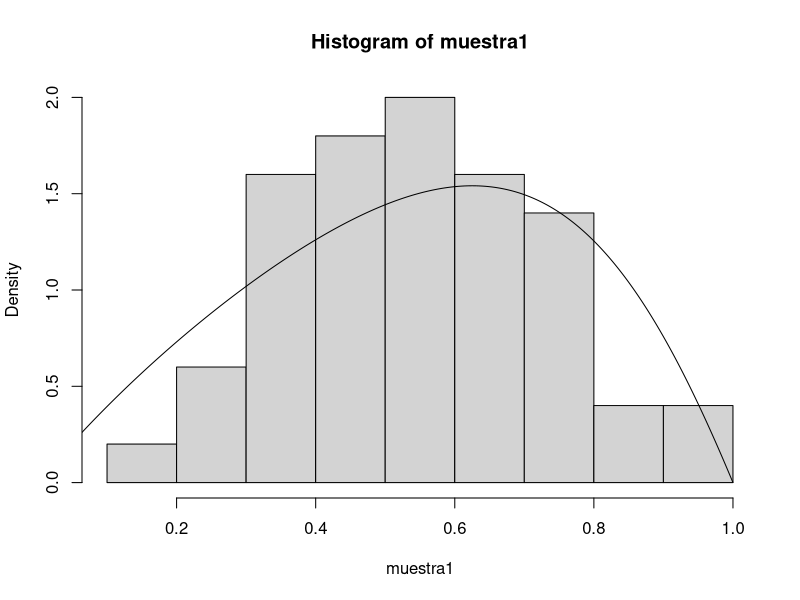
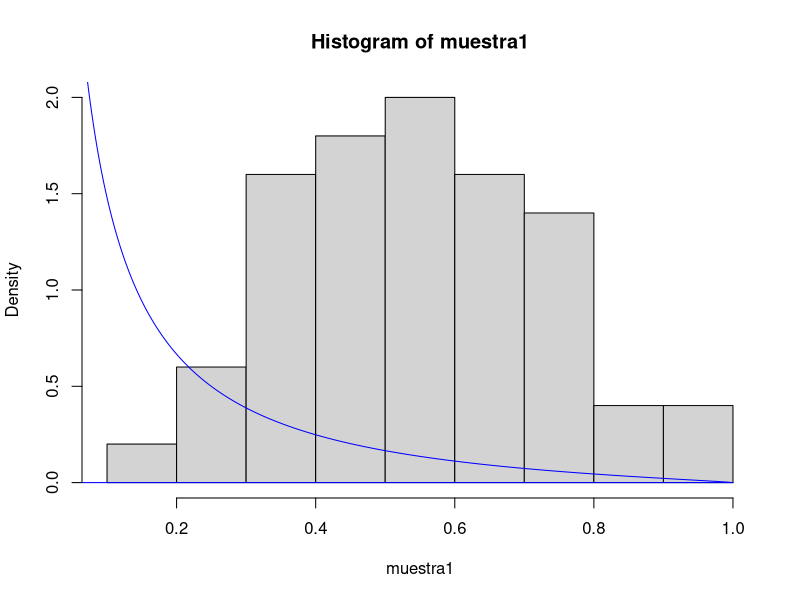

The R source for these figures, in order: (Note: this script raises an error after producing the figures.)
# SIMULACIÓN
library(VGAM)


valores = seq(0.0001,1,0.0001)

m = function(x,a,b){
  return( 6 * dkumar(x,a,b) * pkumar(x,a,b)  * (1- pkumar(x,a,b) ) )
}

M = function(x,a,b){
  return( 3 * pkumar(x,a,b)^2 - 2 * pkumar(x,a,b)^3 )
}


# definir forma de la densidad

f3 = function(x,q,alpha,a,b){
  
  t1 = - alpha * M(x,a,b)^(alpha - 1) * m(x,a,b) * (1-inverse_logit(q))
  t2 = log(inverse_logit(q)) * ( 1 - (1-inverse_logit(q))*M(x,a,b)^(alpha) )
  return(t1/t2)
}

# definir la acumulada

acum = function(x, q,alpha,a,b){
  t1 = log(1 - (1-q)*M(x,a,b)^(alpha) )
  t2 = log(q)
  return(t1/t2)
}


acum3 = function(x, q,alpha,a,b){
  t1 = log(1 - (1- inverse_logit(q)  )*M(x,a,b)^(alpha) )
  t2 = log(inverse_logit(q))
  return(t1/t2)
}

# funcion cuantil


quantile_l = function(u,q,alpha,a,b){
  c = ( (1-q^u)/(1-q) )^(1/alpha)
  z = 0.5 - sin( asin(1-2*c)/3  )
  
  valor = ( 1 - (1-z)^(1/b)  )^(1/a)
  return(valor)
}

# logits

logit_transform <- function(lambda) {
  if (lambda <= 0 || lambda >= 1) {
    stop("Lambda must be between 0 and 1.")
  }
  return(log(lambda / (1 - lambda)))  
}


inverse_logit <- function(logit_lambda) {
  return(1 / (1 + exp(-logit_lambda)))  
}






###----- definir funciones -----###



log_like = function(parametros, data) {
  q <- parametros[1]
  alpha <- parametros[2]
  a <- parametros[3]
  b <- parametros[4]
  
  -sum(log(f3(data, q, alpha, a, b)))
}





## prueba

f = function(x,q,alpha,a,b){
  t1 = - alpha * M(x,a,b)^(alpha - 1) * m(x,a,b) * (1-q)
  t2 = log(q) * ( 1 - (1-q)*M(x,a,b)^(alpha) )
  return(t1/t2)
}


log_like2 <- function(parametros, data) {
  q <- parametros[1]
  alpha <- parametros[2]
  a <- parametros[3]
  b <- parametros[4]
  
  -sum(log(f1(data, q, alpha, a, b)))
}


f1 = function(x,q,alpha,a,b){
  
  t1 = - exp(alpha) * M(x,a,b)^(exp(alpha) - 1) * m(x,a,b) * (1-inverse_logit(q))
  t2 = log(inverse_logit(q)) * ( 1 - (1-inverse_logit(q))*M(x,a,b)^( exp(alpha)) )
  return(t1/t2)
}




muestra1 = quantile_l(runif(50),0.5,1,1,1)
hist(muestra1, freq = F)
points(valores,f(valores, 0.5,1,1,1), type = "l")


initial_params <- c(inverse_logit(0.2), 0.85, 0.85, 0.85) 
result <- optim(par = initial_params, fn = log_like2, data = muestra1)
c(inverse_logit(result$par[1]), exp(result$par[2]), result$par[3],result$par[4] )
inverse_logit(result$par[1])
exp(result$par[2])

hist(muestra1, freq = F)
points(valores,f3(valores, result$par[1] , result$par[2], result$par[3],result$par[4] ), type = "l", col = "blue")
points(valores,f1(valores, inverse_logit(result$par[1]), exp(result$par[2]), result$par[3],result$par[4] ), type = "l", col = "blue")

c(inverse_logit(result$par[1]), exp(result$par[2]), result$par[3],result$par[4] )

log_like(c(inverse_logit(result$par[1]), exp(result$par[2]), result$par[3],result$par[4] ),muestra1)

hist(data$FIRMCOST, freq = F, breaks = 20)
result <- optim(par = c(5, 1.54, 0.5, 0.5) , fn = log_like, data = data$FIRMCOST)
result$par
points(valores,f3(valores, inverse_logit(result$par[1]),result$par[2], result$par[3],result$par[4] ), type = "l", col = "blue")
log_like(c(inverse_logit(result$par[1]),result$par[2], result$par[3],result$par[4] ), data$FIRMCOST) 
ks.test(
  data$FIRMCOST, 
  function(x) acum3(data$FIRMCOST, inverse_logit(result$par[1]),result$par[2], result$par[3],result$par[4] )
)



# Escenario 1



# 0.5,1,1,1



# n = 50 ------------------------------------------------------------------





set.seed(50)

N = 10000

matrix_sim11 = matrix(NA_real_,N,4 )

for(i in 1:N){
  
  muestra = quantile_l( runif(50),  0.5,1,1,1) 
  initial_params <- c(inverse_logit(-0.2),0.5,0.5,0.5) 
  estimados <- optim(par = initial_params, fn = log_like, data = muestra)
  
  matrix_sim11[i,1] = inverse_logit(estimados$par[1])
  matrix_sim11[i,2] = estimados$par[2]
  matrix_sim11[i,3] = estimados$par[3]
  matrix_sim11[i,4] = estimados$par[4]
  
  
}



colMeans(matrix_sim11)

colMeans(matrix_sim11) - c(0.5,1,1,1)

sqrt(c(mean( (matrix_sim11[,1]  - 0.5 )^2 ),
  mean( (matrix_sim11[,2]  - 1 )^2 ),
  mean( (matrix_sim11[,3]  - 1 )^2 ),
  mean( (matrix_sim11[,4]  - 1 )^2 )))




# n = 100 ------------------------------------------------------------------





set.seed(100)

N = 10000

matrix_sim21 = matrix(NA_real_,N,4 )

for(i in 1:N){
  
  muestra = quantile_l( runif(100), 0.5,1,1,1) 
  initial_params <- c(inverse_logit(-0.2),0.5,0.5,0.5) 
  estimados <- optim(par = initial_params, fn = log_like, data = muestra)
  
  matrix_sim21[i,1] = inverse_logit(estimados$par[1])
  matrix_sim21[i,2] = estimados$par[2]
  matrix_sim21[i,3] = estimados$par[3]
  matrix_sim21[i,4] = estimados$par[4]
  
  
}


colMeans(matrix_sim21)

colMeans(matrix_sim21) - c(0.5,1,1,1)

sqrt(c(mean( (matrix_sim21[,1]  - 0.5 )^2 ),
  mean( (matrix_sim21[,2]  - 1 )^2 ),
  mean( (matrix_sim21[,3]  - 1 )^2 ),
  mean( (matrix_sim21[,4]  - 1 )^2 )))


# n = 200 ------------------------------------------------------------------





set.seed(200)

N = 10000

matrix_sim31 = matrix(NA_real_,N,4 )

for(i in 1:N){
  
  muestra = quantile_l( runif(200), 0.5,1,1,1) 
  initial_params <- c(inverse_logit(-0.2),0.5,0.5,0.5) 
  estimados <- optim(par = initial_params, fn = log_like, data = muestra)
  
  matrix_sim31[i,1] = inverse_logit(estimados$par[1])
  matrix_sim31[i,2] = estimados$par[2]
  matrix_sim31[i,3] = estimados$par[3]
  matrix_sim31[i,4] = estimados$par[4]
  
  
}


colMeans(matrix_sim31)

colMeans(matrix_sim31) - c(0.5,1,1,1)

sqrt(c(mean( (matrix_sim31[,1]  - 0.5 )^2 ),
  mean( (matrix_sim31[,2]  - 1 )^2 ),
  mean( (matrix_sim31[,3]  - 1 )^2 ),
  mean( (matrix_sim31[,4]  - 1 )^2 )))












# n = 500 ------------------------------------------------------------------





set.seed(500)

N = 10000

matrix_sim41 = matrix(NA_real_,N,4 )

for(i in 1:N){
  
  muestra = quantile_l( runif(500), 0.5,1,1,1) 
  initial_params <- c(inverse_logit(-0.2),0.5,0.5,0.5)
  estimados <- optim(par = initial_params, fn = log_like, data = muestra)
  
  matrix_sim41[i,1] = inverse_logit(estimados$par[1])
  matrix_sim41[i,2] = estimados$par[2]
  matrix_sim41[i,3] = estimados$par[3]
  matrix_sim41[i,4] = estimados$par[4]
  
  
}



colMeans(matrix_sim41)

colMeans(matrix_sim41) - c(0.5,1,1,1)

sqrt(c(mean( (matrix_sim41[,1]  - 0.5 )^2 ),
  mean( (matrix_sim41[,2]  - 1 )^2 ),
  mean( (matrix_sim41[,3]  - 1 )^2 ),
  mean( (matrix_sim41[,4]  - 1 )^2 )))







# Escenario 2



# 0.1, 2,  1.5, 2



# n = 50  - 2 -------------------------------------------------------------


set.seed(502)

N = 10000

matrix_sim12 = matrix(NA_real_,N,4 )

for(i in 1:N){
  
  muestra = quantile_l( runif(50), 0.1, 2,  1.5, 2) 
  initial_params <- c(inverse_logit(-2.8), 1, 0.5, 1.5) 
  estimados <- optim(par = initial_params, fn = log_like, data = muestra)
  
  matrix_sim12[i,1] = inverse_logit(estimados$par[1])
  matrix_sim12[i,2] = estimados$par[2]
  matrix_sim12[i,3] = estimados$par[3]
  matrix_sim12[i,4] = estimados$par[4]
  
  
}




colMeans(matrix_sim12)

colMeans(matrix_sim12) - c(0.1, 2,  1.5, 2)

sqrt(c(mean( (matrix_sim12[,1]  - 0.1 )^2 ),
  mean( (matrix_sim12[,2]  - 2 )^2 ),
  mean( (matrix_sim12[,3]  - 1.5 )^2 ),
  mean( (matrix_sim12[,4]  - 2 )^2 )))



# n = 100 -2 ------------------------------------------------------------------





set.seed(1002)

N = 10000

matrix_sim22 = matrix(NA_real_,N,4 )

for(i in 1:N){
  
  muestra = quantile_l( runif(100),   0.1, 2,  1.5, 2) 
  initial_params <- c(inverse_logit(-2.8), 1, 0.5, 1.5) 
  estimados <- optim(par = initial_params, fn = log_like, data = muestra)
  
  matrix_sim22[i,1] = inverse_logit(estimados$par[1])
  matrix_sim22[i,2] = estimados$par[2]
  matrix_sim22[i,3] = estimados$par[3]
  matrix_sim22[i,4] = estimados$par[4]
  
  
}





colMeans(matrix_sim22)

colMeans(matrix_sim22) - c(0.1, 2,  1.5, 2)

sqrt(c(mean( (matrix_sim22[,1]  - 0.1 )^2 ),
  mean( (matrix_sim22[,2]  - 2 )^2 ),
  mean( (matrix_sim22[,3]  - 1.5 )^2 ),
  mean( (matrix_sim22[,4]  - 2 )^2 )))



# n = 200 - 2 ------------------------------------------------------------------





set.seed(2002)

N = 10000

matrix_sim32 = matrix(NA_real_,N,4 )

for(i in 1:N){
  
  muestra = quantile_l( runif(200),  0.1, 2,  1.5, 2) 
  initial_params <- c(inverse_logit(-2.8), 1, 0.5, 1.5) 
  estimados <- optim(par = initial_params, fn = log_like, data = muestra)
  
  matrix_sim32[i,1] = inverse_logit(estimados$par[1])
  matrix_sim32[i,2] = estimados$par[2]
  matrix_sim32[i,3] = estimados$par[3]
  matrix_sim32[i,4] = estimados$par[4]
  
  
}




colMeans(matrix_sim32)

colMeans(matrix_sim32) - c(0.1, 2,  1.5, 2)

sqrt(c(mean( (matrix_sim32[,1]  - 0.1 )^2 ),
  mean( (matrix_sim32[,2]  - 2 )^2 ),
  mean( (matrix_sim32[,3]  - 1.5 )^2 ),
  mean( (matrix_sim32[,4]  - 2 )^2 )))





# n = 500 - 2 ------------------------------------------------------------------





set.seed(5002)

N = 10000

matrix_sim42 = matrix(NA_real_,N,4 )

for(i in 1:N){
  
  muestra = quantile_l( runif(500),  0.1, 2,  1.5, 2) 
  initial_params <- c(inverse_logit(-2.8), 1, 0.5, 1.5) 
  estimados <- optim(par = initial_params, fn = log_like, data = muestra)
  
  matrix_sim42[i,1] = inverse_logit(estimados$par[1])
  matrix_sim42[i,2] = estimados$par[2]
  matrix_sim42[i,3] = estimados$par[3]
  matrix_sim42[i,4] = estimados$par[4]
  
  
}


colMeans(matrix_sim42)

colMeans(matrix_sim42) - c(0.1, 2,  1.5, 2)

sqrt(c(mean( (matrix_sim42[,1]  - 0.1 )^2 ),
       mean( (matrix_sim42[,2]  - 2 )^2 ),
       mean( (matrix_sim42[,3]  - 1.5 )^2 ),
       mean( (matrix_sim42[,4]  - 2 )^2 )))





# Escenario 3



# 0.8, 1,  3, 3.5



# n = 50  - 3 -------------------------------------------------------------


set.seed(503)

N = 10000

matrix_sim13 = matrix(NA_real_,N,4 )

for(i in 1:N){
  
  muestra = quantile_l( runif(50), 0.8, 1,  3, 3.5) 
  initial_params <- c(inverse_logit(1.2), 0.5, 2.5, 1.5) 
  estimados <- optim(par = initial_params, fn = log_like, data = muestra)
  
  matrix_sim13[i,1] = inverse_logit(estimados$par[1])
  matrix_sim13[i,2] = estimados$par[2]
  matrix_sim13[i,3] = estimados$par[3]
  matrix_sim13[i,4] = estimados$par[4]
  
  
}



colMeans(matrix_sim13)

colMeans(matrix_sim13) - c(0.8, 1,  3, 3.5)

sqrt(c(mean( (matrix_sim13[,1]  - 0.8 )^2 ),
       mean( (matrix_sim13[,2]  - 1 )^2 ),
       mean( (matrix_sim13[,3]  - 3 )^2 ),
       mean( (matrix_sim42[,4]  - 3.5 )^2 )))






# n = 100 -3 ------------------------------------------------------------------





set.seed(1003)

N = 10000

matrix_sim23 = matrix(NA_real_,N,4 )

for(i in 1:N){
  
  muestra = quantile_l( runif(100), 0.8, 1,  3, 3.5) 
  initial_params <- c(inverse_logit(1.2), 0.5, 2.5, 1.5) 
  estimados <- optim(par = initial_params, fn = log_like, data = muestra)
  
  matrix_sim23[i,1] = inverse_logit(estimados$par[1])
  matrix_sim23[i,2] = estimados$par[2]
  matrix_sim23[i,3] = estimados$par[3]
  matrix_sim23[i,4] = estimados$par[4]
  
  
}

colMeans(matrix_sim23)

colMeans(matrix_sim23) - c(0.8, 1,  3, 3.5)

sqrt(c(mean( (matrix_sim23[,1]  - 0.8 )^2 ),
       mean( (matrix_sim23[,2]  - 1 )^2 ),
       mean( (matrix_sim23[,3]  - 3 )^2 ),
       mean( (matrix_sim23[,4]  - 3.5 )^2 )))



# n = 200 - 2 ------------------------------------------------------------------





set.seed(2002)

N = 10000

matrix_sim33= matrix(NA_real_,N,4 )

for(i in 1:N){
  
  muestra = quantile_l( runif(200), 0.8, 1,  3, 3.5) 
  initial_params <- c(inverse_logit(1.2), 1, 0.5, 1.5) 
  estimados <- optim(par = initial_params, fn = log_like, data = muestra)
  
  matrix_sim33[i,1] = inverse_logit(estimados$par[1])
  matrix_sim33[i,2] = estimados$par[2]
  matrix_sim33[i,3] = estimados$par[3]
  matrix_sim33[i,4] = estimados$par[4]
  
  
}


colMeans(matrix_sim33)

colMeans(matrix_sim33) - c(0.8, 1,  3, 3.5)

sqrt(c(mean( (matrix_sim33[,1]  - 0.8 )^2 ),
       mean( (matrix_sim33[,2]  - 1 )^2 ),
       mean( (matrix_sim33[,3]  - 3 )^2 ),
       mean( (matrix_sim33[,4]  - 3.5 )^2 )))






# n = 500 - 2 ------------------------------------------------------------------





set.seed(5002)

N = 10000

matrix_sim43 = matrix(NA_real_,N,4 )

for(i in 1:N){
  
  muestra = quantile_l( runif(500), 0.8, 1,  3, 3.5) 
  initial_params <- c(inverse_logit(1.2), 1, 0.5, 1.5) 
  estimados <- optim(par = initial_params, fn = log_like, data = muestra)
  
  matrix_sim43[i,1] = inverse_logit(estimados$par[1])
  matrix_sim43[i,2] = estimados$par[2]
  matrix_sim43[i,3] = estimados$par[3]
  matrix_sim43[i,4] = estimados$par[4]
  
  
}

colMeans(matrix_sim43)

colMeans(matrix_sim43) - c(0.8, 1,  3, 3.5)

sqrt(c(mean( (matrix_sim43[,1]  - 0.8 )^2 ),
       mean( (matrix_sim43[,2]  - 1 )^2 ),
       mean( (matrix_sim43[,3]  - 3 )^2 ),
       mean( (matrix_sim43[,4]  - 3.5 )^2 )))
